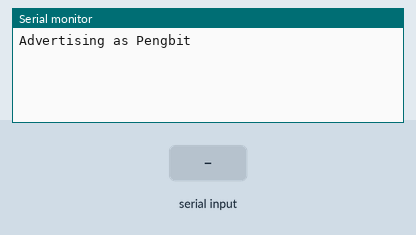
Recording of a sketch running on a simulated nRF52 board. Parts: the last lines printed to the serial monitor. Inputs (shaded band) come from the test bench. A phone connects over Bluetooth LE 3 s after start.

Above: at 1.2 s.
1.3 s: "1\n" received over the second serial link
At 2.2 s:
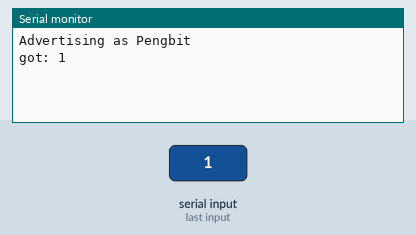
2.8 s: "0\n" received over the second serial link
At 3.4 s:
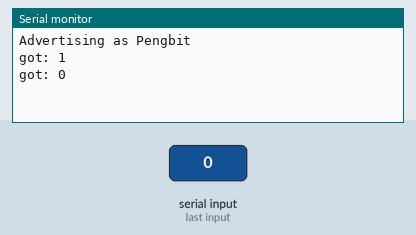
4.3 s: "2\n" received over the second serial link
At 5.7 s:
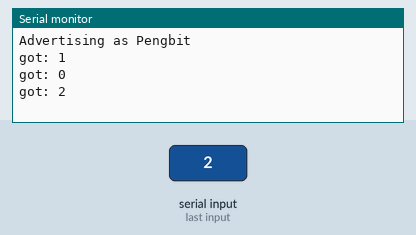

Measured:
- after the input at 1.3 s, the serial monitor: prints a new line at once (image 1)
- after the input at 2.8 s, the serial monitor: prints a new line at once (image 2)
- after the input at 4.3 s, the serial monitor: prints a new line at once (image 3)

The sketch:

ble_test.ino
```cpp
// BLE check: Nordic UART service. Connect from the web page (or nRF Connect),
// and anything you send comes back as "echo:<text>". Also sends a line every 2 s.
#include <bluefruit.h>

BLEUart bleuart;

void setup() {
  Serial.begin(115200);
  Bluefruit.begin();
  Bluefruit.setName("Pengbit");
  bleuart.begin();

  Bluefruit.Advertising.addFlags(BLE_GAP_ADV_FLAGS_LE_ONLY_GENERAL_DISC_MODE);
  Bluefruit.Advertising.addService(bleuart);
  Bluefruit.ScanResponse.addName();
  Bluefruit.Advertising.restartOnDisconnect(true);
  Bluefruit.Advertising.start(0);
  Serial.println("Advertising as Pengbit");
}

void loop() {
  static unsigned long last = 0;
  if (Bluefruit.connected() && millis() - last > 2000) {
    last = millis();
    bleuart.print("ping\n");
  }
  if (bleuart.available()) {
    String line = bleuart.readStringUntil('\n');
    bleuart.print("echo:" + line + "\n");
    Serial.println("got: " + line);
  }
}
```
